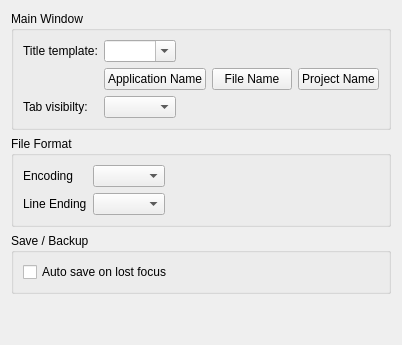
<?xml version="1.0" encoding="UTF-8"?>
<ui version="4.0">
 <class>GeneralWidget</class>
 <widget class="QWidget" name="GeneralWidget">
  <property name="windowTitle">
   <string>General</string>
  </property>
  <layout class="QVBoxLayout" name="verticalLayout">
   <item>
    <widget class="QGroupBox" name="groupBox_2">
     <property name="title">
      <string>Main Window</string>
     </property>
     <layout class="QFormLayout" name="formLayout_2">
      <property name="fieldGrowthPolicy">
       <enum>QFormLayout::ExpandingFieldsGrow</enum>
      </property>
      <item row="0" column="0">
       <widget class="QLabel" name="label_2">
        <property name="text">
         <string>Title template:</string>
        </property>
       </widget>
      </item>
      <item row="0" column="1">
       <widget class="QComboBox" name="comboApplicationTitle_2">
        <property name="editable">
         <bool>true</bool>
        </property>
       </widget>
      </item>
      <item row="1" column="1">
       <layout class="QHBoxLayout" name="horizontalLayout">
        <item>
         <widget class="QPushButton" name="pushInsertAppName_2">
          <property name="text">
           <string>Application Name</string>
          </property>
         </widget>
        </item>
        <item>
         <widget class="QPushButton" name="pushInsertFile_2">
          <property name="text">
           <string>File Name</string>
          </property>
         </widget>
        </item>
        <item>
         <widget class="QPushButton" name="pushInsertProject_2">
          <property name="text">
           <string>Project Name</string>
          </property>
         </widget>
        </item>
       </layout>
      </item>
      <item row="4" column="0">
       <widget class="QLabel" name="labelTabVisibility_2">
        <property name="text">
         <string>Tab visibilty:</string>
        </property>
       </widget>
      </item>
      <item row="4" column="1">
       <widget class="QComboBox" name="comboTabVisibility_2"/>
      </item>
     </layout>
    </widget>
   </item>
   <item>
    <widget class="QGroupBox" name="groupBox">
     <property name="title">
      <string>File Format</string>
     </property>
     <layout class="QFormLayout" name="formLayout">
      <property name="fieldGrowthPolicy">
       <enum>QFormLayout::ExpandingFieldsGrow</enum>
      </property>
      <item row="0" column="0">
       <widget class="QLabel" name="labelEncoding">
        <property name="text">
         <string>Encoding</string>
        </property>
       </widget>
      </item>
      <item row="0" column="1">
       <widget class="QComboBox" name="comboBoxEncoding"/>
      </item>
      <item row="1" column="0">
       <widget class="QLabel" name="labelLineEnding">
        <property name="text">
         <string>Line Ending</string>
        </property>
       </widget>
      </item>
      <item row="1" column="1">
       <widget class="QComboBox" name="comboBoxLineEnding"/>
      </item>
     </layout>
    </widget>
   </item>
   <item>
    <widget class="QGroupBox" name="groupBox_3">
     <property name="title">
      <string>Save / Backup</string>
     </property>
     <layout class="QFormLayout" name="formLayout_3">
      <item row="0" column="0">
       <widget class="QCheckBox" name="checkBox">
        <property name="text">
         <string>Auto save on lost focus</string>
        </property>
       </widget>
      </item>
     </layout>
    </widget>
   </item>
   <item>
    <spacer name="verticalSpacer">
     <property name="orientation">
      <enum>Qt::Vertical</enum>
     </property>
     <property name="sizeHint" stdset="0">
      <size>
       <width>20</width>
       <height>40</height>
      </size>
     </property>
    </spacer>
   </item>
  </layout>
 </widget>
 <resources/>
 <connections/>
</ui>
